Frame 1 (no input): blank canvas, image omitted
Frame 60 (no input): blank canvas, image omitted
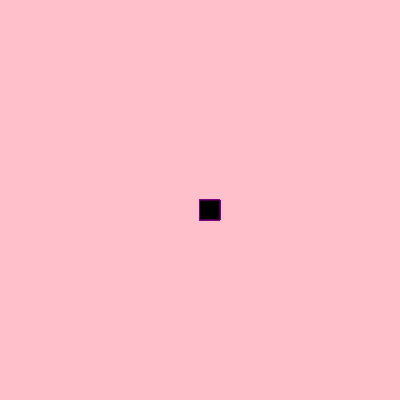
Frame 120 (the mouse pressed at the canvas centre since frame 60)

The p5.js sketch whose frames 1 and 60 were blank and that drew this single picture after the mouse press (run headless with seeded random() and noise() and a simulated clock; from frame 60 on, the mouse is pressed at the canvas centre):

// p5.js sketch
// ── sketch.js
function setup() {
    createCanvas(400, 400);        
   background("pink");
  }
  
  function draw() {
    stroke("purple")
    fill("black")
    if(mouseIsPressed)
    rect(mouseX,mouseY,20,20)
  }
